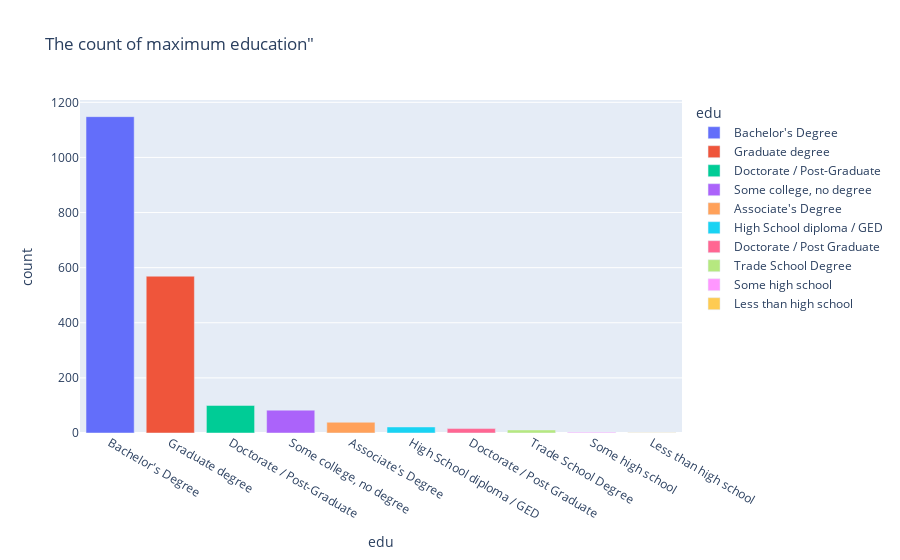

This figure's notebook cell:
### Code cell
# the education background
education=data['edu'].value_counts().reset_index()
fig=px.bar(data_frame=education, x= education['edu'], y=education['count'], orientation='v', color='edu', title='The count of maximum education"')
fig.show()
fig.write_image('maxedu.png', format='png')
print(education)

### Figure 1 — Plotly figure (JSON) as saved in the notebook; plotly's stock layout.template omitted (floating-point values rounded to 4 significant figures)
{"data": [{"alignmentgroup": "True", "hovertemplate": "edu=%{x}<br>count=%{y}<extra></extra>", "legendgroup": "Bachelor's Degree", "marker": {"color": "#636efa", "pattern": {"shape": ""}}, "name": "Bachelor's Degree", "offsetgroup": "Bachelor's Degree", "orientation": "v", "showlegend": true, "textposition": "auto", "type": "bar", "x": ["Bachelor's Degree"], "xaxis": "x", "y": [1148], "yaxis": "y"}, {"alignmentgroup": "True", "hovertemplate": "edu=%{x}<br>count=%{y}<extra></extra>", "legendgroup": "Graduate degree", "marker": {"color": "#EF553B", "pattern": {"shape": ""}}, "name": "Graduate degree", "offsetgroup": "Graduate degree", "orientation": "v", "showlegend": true, "textposition": "auto", "type": "bar", "x": ["Graduate degree"], "xaxis": "x", "y": [569], "yaxis": "y"}, {"alignmentgroup": "True", "hovertemplate": "edu=%{x}<br>count=%{y}<extra></extra>", "legendgroup": "Doctorate / Post-Graduate", "marker": {"color": "#00cc96", "pattern": {"shape": ""}}, "name": "Doctorate / Post-Graduate", "offsetgroup": "Doctorate / Post-Graduate", "orientation": "v", "showlegend": true, "textposition": "auto", "type": "bar", "x": ["Doctorate / Post-Graduate"], "xaxis": "x", "y": [100], "yaxis": "y"}, {"alignmentgroup": "True", "hovertemplate": "edu=%{x}<br>count=%{y}<extra></extra>", "legendgroup": "Some college, no degree", "marker": {"color": "#ab63fa", "pattern": {"shape": ""}}, "name": "Some college, no degree", "offsetgroup": "Some college, no degree", "orientation": "v", "showlegend": true, "textposition": "auto", "type": "bar", "x": ["Some college, no degree"], "xaxis": "x", "y": [83], "yaxis": "y"}, {"alignmentgroup": "True", "hovertemplate": "edu=%{x}<br>count=%{y}<extra></extra>", "legendgroup": "Associate's Degree", "marker": {"color": "#FFA15A", "pattern": {"shape": ""}}, "name": "Associate's Degree", "offsetgroup": "Associate's Degree", "orientation": "v", "showlegend": true, "textposition": "auto", "type": "bar", "x": ["Associate's Degree"], "xaxis": "x", "y": [39], "yaxis": "y"}, {"alignmentgroup": "True", "hovertemplate": "edu=%{x}<br>count=%{y}<extra></extra>", "legendgroup": "High School diploma / GED", "marker": {"color": "#19d3f3", "pattern": {"shape": ""}}, "name": "High School diploma / GED", "offsetgroup": "High School diploma / GED", "orientation": "v", "showlegend": true, "textposition": "auto", "type": "bar", "x": ["High School diploma / GED"], "xaxis": "x", "y": [22], "yaxis": "y"}, {"alignmentgroup": "True", "hovertemplate": "edu=%{x}<br>count=%{y}<extra></extra>", "legendgroup": "Doctorate / Post Graduate", "marker": {"color": "#FF6692", "pattern": {"shape": ""}}, "name": "Doctorate / Post Graduate", "offsetgroup": "Doctorate / Post Graduate", "orientation": "v", "showlegend": true, "textposition": "auto", "type": "bar", "x": ["Doctorate / Post Graduate"], "xaxis": "x", "y": [16], "yaxis": "y"}, {"alignmentgroup": "True", "hovertemplate": "edu=%{x}<br>count=%{y}<extra></extra>", "legendgroup": "Trade School Degree", "marker": {"color": "#B6E880", "pattern": {"shape": ""}}, "name": "Trade School Degree", "offsetgroup": "Trade School Degree", "orientation": "v", "showlegend": true, "textposition": "auto", "type": "bar", "x": ["Trade School Degree"], "xaxis": "x", "y": [11], "yaxis": "y"}, {"alignmentgroup": "True", "hovertemplate": "edu=%{x}<br>count=%{y}<extra></extra>", "legendgroup": "Some high school", "marker": {"color": "#FF97FF", "pattern": {"shape": ""}}, "name": "Some high school", "offsetgroup": "Some high school", "orientation": "v", "showlegend": true, "textposition": "auto", "type": "bar", "x": ["Some high school"], "xaxis": "x", "y": [3], "yaxis": "y"}, {"alignmentgroup": "True", "hovertemplate": "edu=%{x}<br>count=%{y}<extra></extra>", "legendgroup": "Less than high school", "marker": {"color": "#FECB52", "pattern": {"shape": ""}}, "name": "Less than high school", "offsetgroup": "Less than high school", "orientation": "v", "showlegend": true, "textposition": "auto", "type": "bar", "x": ["Less than high school"], "xaxis": "x", "y": [1], "yaxis": "y"}], "layout": {"barmode": "relative", "legend": {"title": {"text": "edu"}, "tracegroupgap": 0}, "title": {"text": "The count of maximum education\""}, "xaxis": {"anchor": "y", "categoryarray": ["Bachelor's Degree", "Graduate degree", "Doctorate / Post-Graduate", "Some college, no degree", "Associate's Degree", "High School diploma / GED", "Doctorate / Post Graduate", "Trade School Degree", "Some high school", "Less than high school"], "categoryorder": "array", "domain": [0, 1], "title": {"text": "edu"}}, "yaxis": {"anchor": "x", "domain": [0, 1], "title": {"text": "count"}}}}
